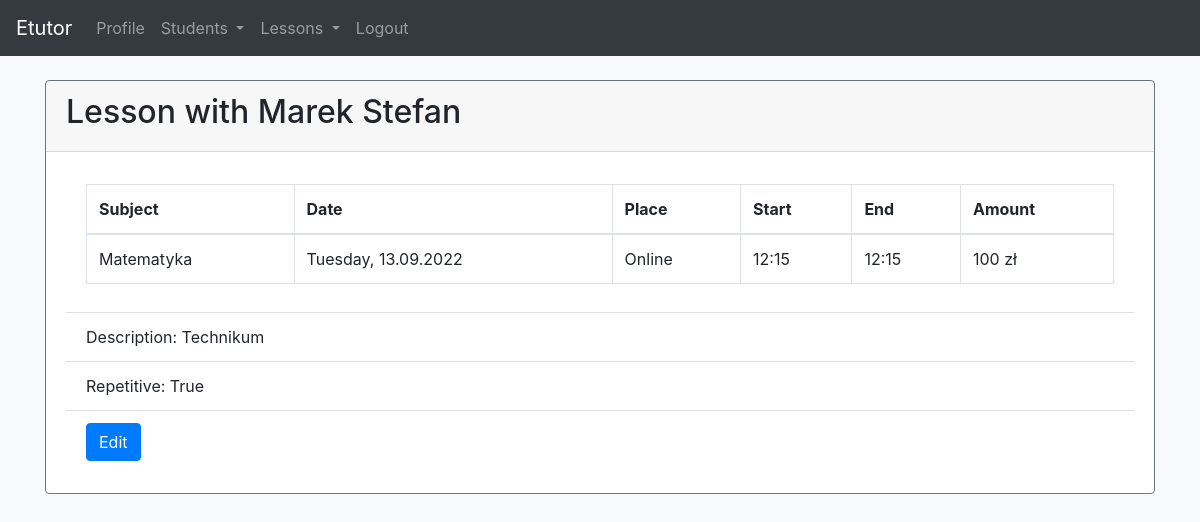
The page /lessons/1/ (signed in) on the database as committed earlier.
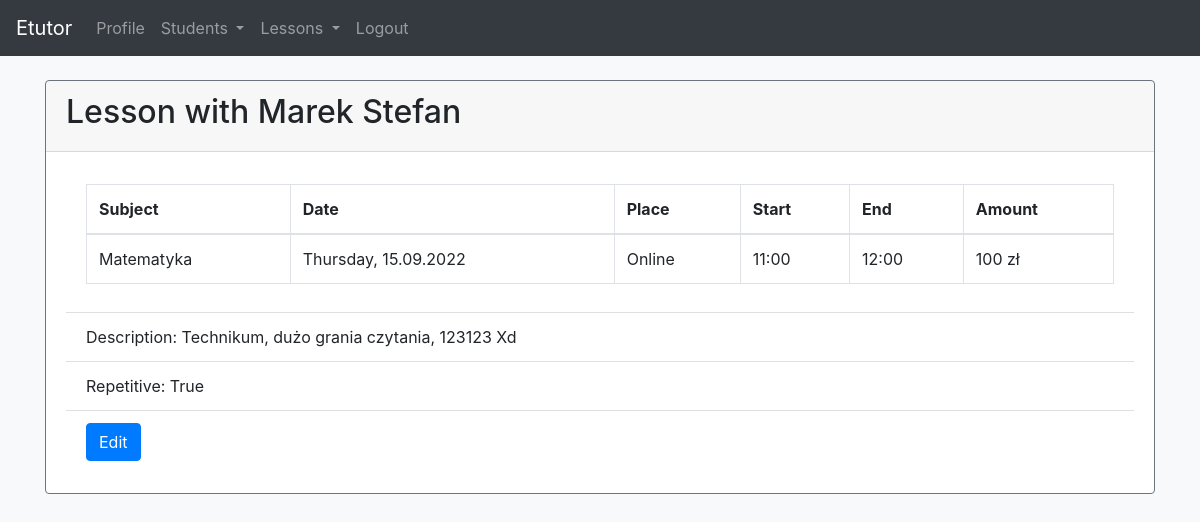
The same page on the database as committed later.
### app/models.py (models this page shows, shortened)
class Lesson(models.Model):
    ONLINE = 'Online'
    AT_CLIENTS = "Client's"
    AT_TUTORS = "Tutor's"
    PLACE = [
        (ONLINE, _('Online')),
        (AT_CLIENTS, _("Client's")),
        (AT_TUTORS, _("Tutor's")),
    ]
    subject = models.CharField(max_length=50)
    place = models.CharField(max_length=30, choices=PLACE, default=ONLINE)
    amount = models.PositiveIntegerField(null=False, blank=False)
    description = models.CharField(max_length=250, blank=True)
    start_datetime = models.DateTimeField()
    end_datetime = models.DateTimeField()
    is_repetitive = models.BooleanField(default=True)
    is_notification_send = models.BooleanField(default=False)
    send_facebook_message = models.BooleanField(default=True)
    send_email = models.BooleanField(default=False)
    send_sms = models.BooleanField(default=False)
    tutor = models.ForeignKey(Tutor, on_delete=models.CASCADE)
    student = models.ForeignKey(Student, on_delete=models.CASCADE)
    objects = LessonManager()
    class Meta:
        ordering = ['start_datetime']
    @property
    def start_date(self):
        return self.start_datetime.astimezone().strftime("%A, %d.%m.%Y")
    @property
    def start_hour(self):
        return self.start_datetime.astimezone().strftime("%H:%M")
    @property
    def end_hour(self):
        return self.end_datetime.astimezone().strftime("%H:%M")

class Student(models.Model):
    first_name = models.CharField(max_length=50)
    last_name = models.CharField(max_length=50)
    address = models.CharField(max_length=100, blank=True)
    education_level = models.CharField(max_length=50, blank=True)
    phone_number = models.CharField(max_length=20, blank=True, unique=True)
    email = models.EmailField(blank=True, unique=True)
    discord_nick = models.CharField(max_length=50, blank=True)
    facebook_profile = models.CharField(max_length=150, blank=True)
    facebook_psid = models.CharField(max_length=50, blank=True)
    tutor = models.ForeignKey(Tutor, on_delete=models.CASCADE)
    def __str__(self):
        return f'{self.first_name} {self.last_name}'

### app/views.py (the view)
# urls.py: path('lessons/<int:pk>/', views.LessonDetailView.as_view(), name='lesson-detail'),
@method_decorator(login_required, name='dispatch')
class LessonDetailView(DetailView):
    model = Lesson
    template_name = 'lesson_detail.html'

### templates/lesson_detail.html (shortened to what this page needs)
{% extends 'base.html' %}
{% block content %}
<div class="container">
    <div class="row mt-4">
        <div class="col">
            <div class="card border-secondary">
            <div class="card-header">
                <h2>Lesson with {{lesson.student}} {{lesson.student.education_level}}</h2>
            </div>
            <div class="card-body">
                <ul class="list-group list-group-flush">
                    <li class="list-group-item">
                    <table class="table table-bordered">
                      <thead>
                        <tr>
                            <th scope="col">Subject</th>
                            <th scope="col">Date</th>
                            <th scope="col">Place</th>
                          <th scope="col">Start</th>
                          <th scope="col">End</th>
                          <th scope="col">Amount</th>
                        </tr>
                      </thead>
                      <tbody>
                        <tr>
                            <td>{{ lesson.subject }}</td>
                            <td>{{ lesson.start_date }}</td>
                            {% if lesson.place == 'U klienta' %}
                                <td>{{ lesson.student.address }}</td>
                            {% else %}
                                <td>{{ lesson.place }}</td>
                            {% endif %}
                            <td>{{ lesson.start_hour }}</td>
                          <td>{{ lesson.end_hour }}</td>
                          <td>{{ lesson.amount }} zł</td>
                        </tr>
                      </tbody>
                    </table>
                    </li>
                    <li class="list-group-item">
                        Description: {{ lesson.description }}
                    </li>
                    <li class="list-group-item">
                      Repetitive: {{ lesson.is_repetitive }}
                  </li>
                  <li class="list-group-item">
                    <a href="{% url 'lesson-edit' lesson.id %}"><button class="btn btn-primary">Edit</button></a>
                </li>
                </ul>
            </div>
        </div>
{% endblock %}

Rows that differ between the two databases and show on the page:
changed Lesson "Matematyka": start_date "Tuesday, 13.09.2022" → "Thursday, 15.09.2022"; start_hour "12:15" → "11:00"; end_hour "12:15" → "12:00"; description "Technikum" → "Technikum, dużo grania czytania, 123123 Xd"
